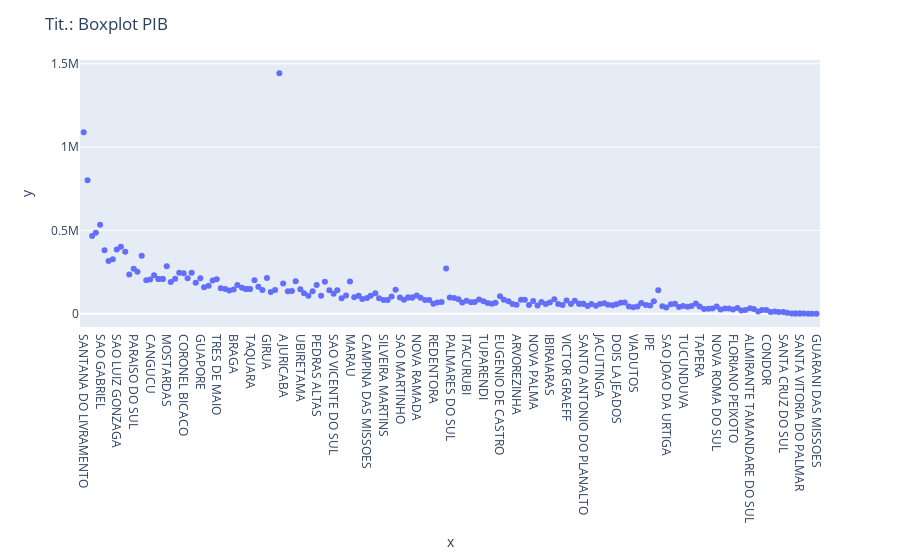

Notebook cell for this chart:
### Code cell
pib = dfDados["VALOREMPENHO"]
x = dfDados["MUNICIPIO"]
df = px.data.tips()
fig = px.box(df, x= x, y=pib, points="all")
fig.update_layout(title_text='Tit.: Boxplot PIB')

fig.show()

### Figure 1 — Plotly figure (JSON) as saved in the notebook; plotly's stock layout.template omitted (floating-point values rounded to 4 significant figures; data arrays with more than 128 entries replaced by an {"elided": "..."} marker saying what was removed)
{"data": [{"alignmentgroup": "True", "boxpoints": "all", "hovertemplate": "x=%{x}<br>y=%{y}<extra></extra>", "legendgroup": "", "marker": {"color": "#636efa"}, "name": "", "notched": false, "offsetgroup": "", "orientation": "v", "showlegend": false, "type": "box", "x": {"elided": "187 str values"}, "x0": " ", "xaxis": "x", "y": {"elided": "187 float values"}, "y0": " ", "yaxis": "y"}], "layout": {"boxmode": "group", "legend": {"tracegroupgap": 0}, "margin": {"t": 60}, "title": {"text": "Tit.: Boxplot PIB"}, "xaxis": {"anchor": "y", "domain": [0, 1], "title": {"text": "x"}}, "yaxis": {"anchor": "x", "domain": [0, 1], "title": {"text": "y"}}}}
